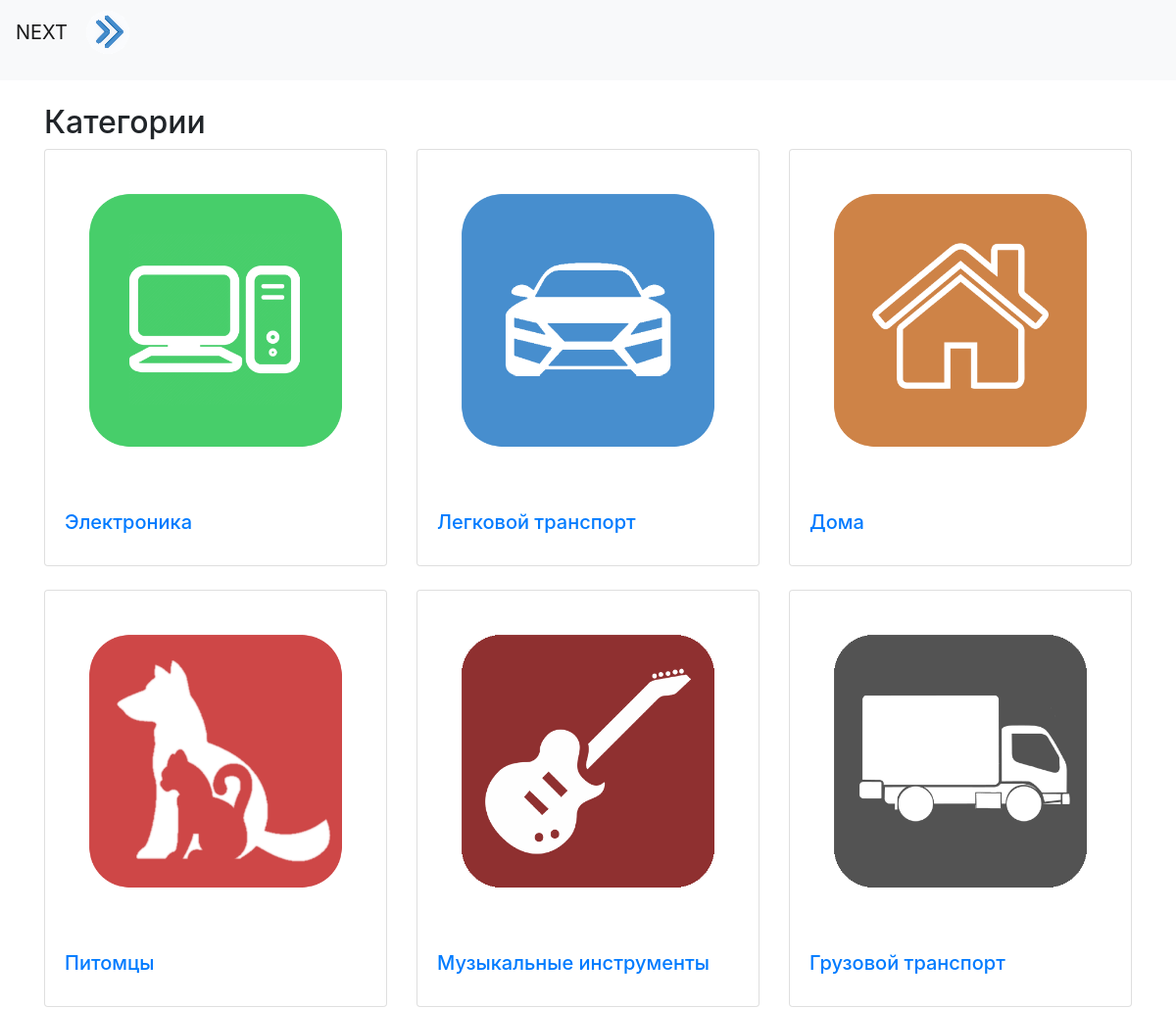
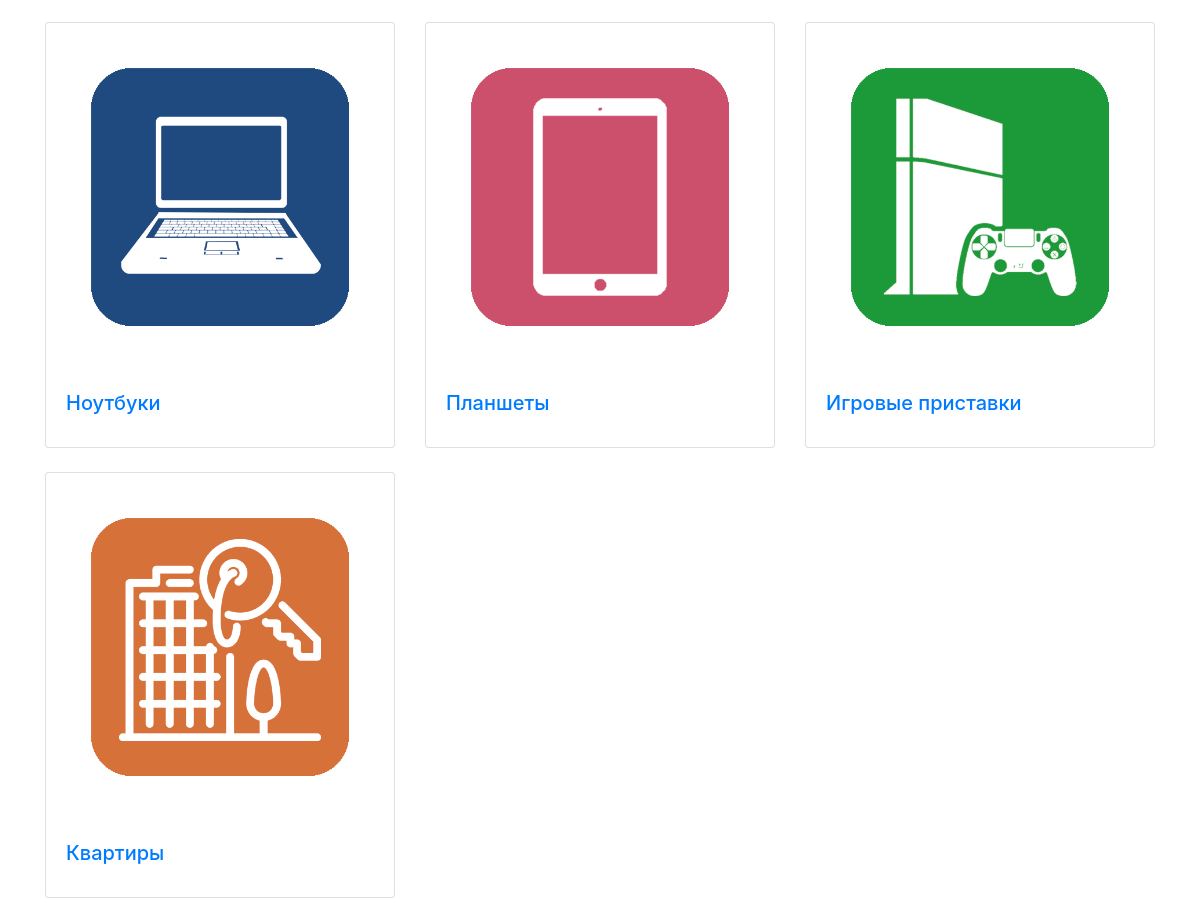
The app's page /next/categories/ with its own data (2 pictures, top to bottom).
### abstract/models.py (models this page shows, shortened)
class Category(models.Model):
    name = models.CharField(max_length=255)
    image = models.ImageField(upload_to='', blank=True, verbose_name='Фотография')
    class Meta:
        verbose_name = 'Категория'
        verbose_name_plural = 'Категории'

### abstract/views.py (the view)
# urls.py: path('categories/', CategoryListView.as_view(), name='category_list'),
class CategoryListView(View):
    template_name = 'category_list.html'
    def get(self, request):
        categories = Category.objects.all()
        return render(request, self.template_name, {'categories': categories})

### abstract/templates/category_list.html
{% extends 'base_generic.html' %}
{% block content %}
<div class="container-fluid p-0">
    <nav class="navbar navbar-expand-lg navbar-light bg-light">
    </nav>
    <div class="container mt-4">
        <h2>Категории</h2>
        <div class="row">
            {% for category in categories %}
                <div class="col-md-4 mb-4">
                    <div class="card">
                        {% if category.image %}
                            <img src="{{ category.image.url }}" class="card-img-top" alt="{{ category.name }}">
                        {% endif %}
                        <div class="card-body">
                            <h5 class="card-title"><a href="{% url 'products_by_category' category.id %}">{{ category.name }}</a></h5>
                        </div>
                    </div>
                </div>
            {% endfor %}
        </div>
    </div>
</div>
{% endblock %}

### abstract/templates/base_generic.html (shortened to what this page needs)
<!DOCTYPE html>
<html lang="en">
<head>
    <link rel="stylesheet" href="https://stackpath.bootstrapcdn.com/bootstrap/4.5.2/css/bootstrap.min.css">
    <link rel="stylesheet" href="https://maxcdn.bootstrapcdn.com/bootstrap/4.0.0/css/bootstrap.min.css">
    <link rel="stylesheet" href="https://cdnjs.cloudflare.com/ajax/libs/font-awesome/5.15.3/css/all.min.css">
    <link rel="stylesheet" href="https://cdn.jsdelivr.net/npm/feather-icons/dist/feather.min.css">
    <link rel="stylesheet" href="https://cdn.jsdelivr.net/npm/bootstrap-icons@1.17.0/font/bootstrap-icons.css">
</head>
<body>
    <nav class="navbar navbar-expand-lg navbar-light bg-light">
        <a class="navbar-brand" href="{% url 'product_list' %}">NEXT</a>
        <div>
            <img src="/media/logoup.png" alt="">
        </div>
    </nav>
    {% block content %}
    {% endblock %}
</body>
</html>

### records on screen
Category: image (picture), name "Электроника"
Category: image (picture), name "Легковой транспорт"
Category: image (picture), name "Дома"
Category: image (picture), name "Питомцы"
Category: image (picture), name "Музыкальные инструменты"
Category: image (picture), name "Грузовой транспорт"
Category: image (picture), name "Ноутбуки"
Category: image (picture), name "Планшеты"
Category: image (picture), name "Игровые приставки"
Category: image (picture), name "Квартиры"
